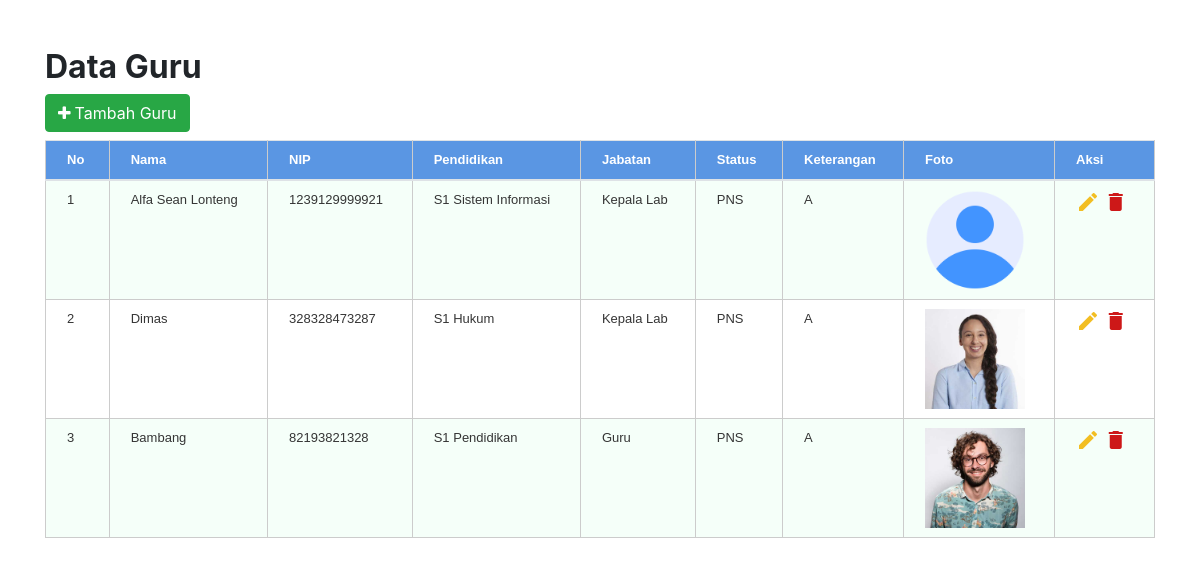
Screenshot of /admin/guru.php with the database file from the repository.
### tables this page shows
CREATE TABLE `tb_guru` (
  `id_guru` int(30) NOT NULL,
  `nama_guru` varchar(50) NOT NULL,
  `foto` text NOT NULL,
  `nip` varchar(50) NOT NULL,
  `pendidikan` varchar(50) NOT NULL,
  `jabatan` varchar(50) NOT NULL,
  `status` varchar(50) NOT NULL,
  `keterangan` varchar(30) NOT NULL
);

### admin/guru.php (the view, shortened to what this page needs)
<!DOCTYPE html>
<html lang="en">
<head>
    <link rel="stylesheet" href="https://stackpath.bootstrapcdn.com/bootstrap/4.5.0/css/bootstrap.min.css">
    <link rel="stylesheet" href="https://maxcdn.bootstrapcdn.com/font-awesome/4.7.0/css/font-awesome.min.css">
    <link rel="stylesheet" href="css/style.css?v=2">
</head>
<body>
    <div class="content-wrapper">
        <div class="container-xl">
            <div class="table-responsive">
                <div class="table-wrapper mt-5">
                    <div class="table-title">
                        <div class="row">
                            <div class="col-sm-6 mb-2">
                                <h2><b>Data Guru</b></h2>
                                <a href="admin.php?p=addguru" class="btn btn-success" tabindex="-1" role="button" aria-disabled="true"> <i class="fa fa-plus mr-1"></i>Tambah Guru</a>
                            </div>
                        </div>
                    </div>
                    <?php
                    require_once "./../connections/connections.php";
                    $no = 0;
                    $query = "SELECT * FROM tb_guru";
                    $result = mysqli_query($conn, $query);
                    if (mysqli_num_rows($result) > 0) {
                        echo '<table class="table table-striped table-hover">
                            <thead>
                                <tr>
                                    <th>No</th>
                                    <th>Nama</th>
                                    <th>NIP</th>
                                    <th>Pendidikan</th>
                                    <th>Jabatan</th>
                                    <th>Status</th>
                                    <th>Keterangan</th>
                                    <th>Foto</th>
                                    <th>Aksi</th>
                                </tr>
                            </thead>';
                        while ($row = mysqli_fetch_assoc($result)) {
                            $no++;
                            echo '<tr>
                                    <td>' . $no . '</td>
                                    <td>' . $row['nama_guru'] . '</td>
                                    <td>' . $row['nip'] . '</td>
                                    <td>' . $row['pendidikan'] . '</td>
                                    <td>' . $row['jabatan'] . '</td>
                                    <td>' . $row['status'] . '</td>
                                    <td>' . $row['keterangan'] . '</td>
                                    <td><img src="uploads/guru/' . $row['foto'] . '" width="100" height="100" alt="Foto Guru"></td>
                                    <td>
                                        <a style="color: #F2BE22;" href="admin.php?p=editguru&menu_upd=' . $row['id_guru'] . '"" class="edit"><i class="material-icons" data-toggle="tooltip" title="Edit">&#xE254;</i></a>
                                        <a style="color: #CD1818;" href="deleteguru.php?menu_del=' . $row['id_guru'] . '" class="delete"><i class="material-icons" data-toggle="tooltip" title="Hapus">&#xE872;</i></a>
                                    </td>
                                </tr>';
                        }
                        echo '</table>';
                    } else {
                        echo 'Tidak ada data guru.';
                    }
                    ?>
                </div>
            </div>
        </div>
    </div>
</body>
</html>

### admin/css/style.css (style rules this page uses)
table { margin: auto; font-family: "Arial"; font-size: 12px; }
.table { border-collapse: collapse; font-size: 13px; }
.table th, .table td { border-bottom: 1px solid #cccccc; border-left: 1px solid #cccccc; padding: 9px 21px; }
.table th, .table td:last-child { border-right: 1px solid #cccccc; }
.table td:first-child { border-top: 1px solid #cccccc; }
.table thead th { background-color: #5A96E3; color: #FFFFFF; }
.table tbody td { color: #353535; }
.table tbody tr:nth-child(odd) td { background-color: #f5fff9; }

### rows the page displays
tb_guru: nama_guru "Alfa Sean Lonteng", nip "1239129999921", pendidikan "S1 Sistem Informasi", jabatan "Kepala Lab", status "PNS", keterangan "A", foto (placeholder picture)
tb_guru: nama_guru "Dimas", nip "328328473287", pendidikan "S1 Hukum", jabatan "Kepala Lab", status "PNS", keterangan "A", foto (picture)
tb_guru: nama_guru "Bambang", nip "82193821328", pendidikan "S1 Pendidikan", jabatan "Guru", status "PNS", keterangan "A", foto (picture)
